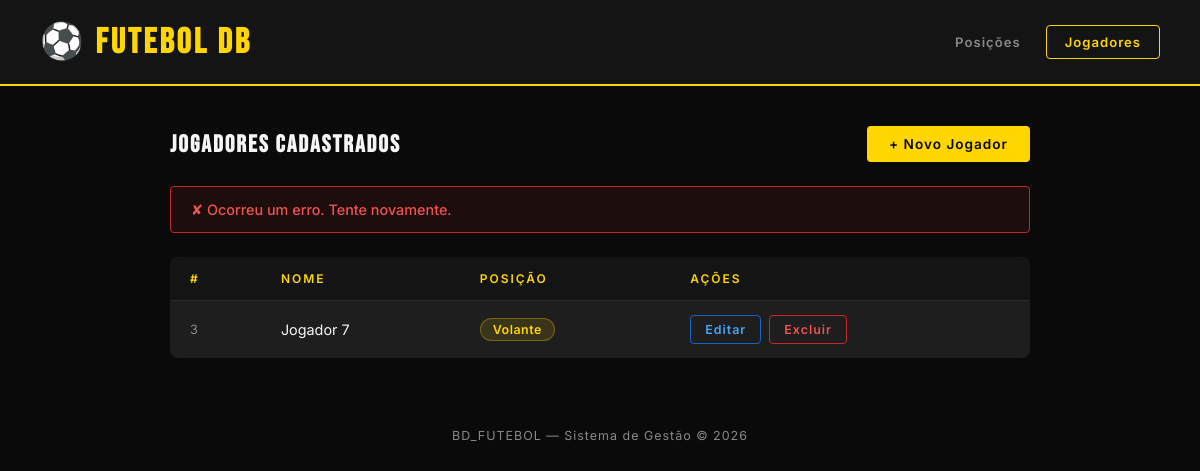
The page /jogadores.php?msg=erro on the database its author committed.
### tables this page shows
CREATE TABLE `jogador` (
  `id` int(11) NOT NULL,
  `nome` varchar(255) DEFAULT NULL,
  `posicao` int(11) DEFAULT NULL,
  `created_at` datetime DEFAULT current_timestamp()
);

CREATE TABLE `posicoes` (
  `id` int(11) NOT NULL,
  `posicao` varchar(50) DEFAULT NULL,
  `created_at` datetime DEFAULT current_timestamp()
);

### src/jogadores.php (the view, shortened to what this page needs)
<?php
require_once "conexao.php";
$stmt = $pdo->query("
    SELECT j.id, j.nome, p.posicao
    FROM jogador j
    INNER JOIN posicoes p ON j.posicao = p.id
    ORDER BY j.id ASC
");
$jogadores = $stmt->fetchAll();
$mensagem = $_GET['msg'] ?? '';
?>
<!DOCTYPE html>
<html lang="pt-BR">
<head>
</head>
<body>
<header>
    <h1>⚽ Futebol DB</h1>
    <nav>
        <a href="index.php" class="nav-link">Posições</a>
        <a href="jogadores.php" class="nav-link nav-ativo">Jogadores</a>
    </nav>
</header>
<div class="container">
    <div class="topo">
        <h2>Jogadores Cadastrados</h2>
        <a href="cadastrar_jogador.php" class="btn btn-amarelo">+ Novo Jogador</a>
    </div>
    <?php if ($mensagem === 'cadastrado'): ?>
        <div class="alerta alerta-sucesso">✔ Jogador cadastrado com sucesso!</div>
    <?php elseif ($mensagem === 'editado'): ?>
        <div class="alerta alerta-sucesso">✔ Jogador atualizado com sucesso!</div>
    <?php elseif ($mensagem === 'excluido'): ?>
        <div class="alerta alerta-sucesso">✔ Jogador excluído com sucesso!</div>
    <?php elseif ($mensagem === 'erro'): ?>
        <div class="alerta alerta-erro">✘ Ocorreu um erro. Tente novamente.</div>
    <?php endif; ?>
    <?php if (empty($jogadores)): ?>
        <div class="vazio">Nenhum jogador cadastrado ainda.</div>
    <?php else: ?>
    <table>
        <thead>
            <tr>
                <th>#</th>
                <th>Nome</th>
                <th>Posição</th>
                <th>Ações</th>
            </tr>
        </thead>
        <tbody>
            <?php foreach ($jogadores as $j): ?>
            <tr>
                <td class="td-id"><?= $j['id'] ?></td>
                <td><?= htmlspecialchars($j['nome']) ?></td>
                <td><span class="badge-posicao"><?= htmlspecialchars($j['posicao']) ?></span></td>
                <td class="td-acoes">
                    <a href="editar_jogador.php?id=<?= $j['id'] ?>" class="btn btn-editar">Editar</a>
                    <a href="excluir_jogador.php?id=<?= $j['id'] ?>" class="btn btn-perigo"
                       onclick="return confirm('Deseja excluir este jogador?')">Excluir</a>
                </td>
            </tr>
            <?php endforeach; ?>
        </tbody>
    </table>
    <?php endif; ?>
</div>
<footer>BD_FUTEBOL &mdash; Sistema de Gestão &copy; <?= date('Y') ?></footer>
</body>
</html>

### src/jogadores.php (style rules this page uses)
:root { --verde: #00c853; --amarelo: #ffd600; --preto: #0a0a0a; --cinza-escuro: #141414; --cinza-medio: #1e1e1e; --cinza-borda: #2a2a2a; --branco: #f5f5f5; --texto-suave: #888; }
* { margin: 0; padding: 0; box-sizing: border-box; }
body { background-color: var(--preto); color: var(--branco); font-family: 'Inter', sans-serif; min-height: 100vh; }
header { background: var(--cinza-escuro); border-bottom: 2px solid var(--amarelo); padding: 20px 40px; display: flex; align-items: center; justify-content: space-between; }
header h1 { font-family: 'Bebas Neue', cursive; font-size: 2.2rem; letter-spacing: 3px; color: var(--amarelo); }
nav { display: flex; gap: 6px; }
.nav-link { padding: 8px 18px; border-radius: 4px; font-size: 0.82rem; font-weight: 600; letter-spacing: 1px; text-decoration: none; color: var(--texto-suave); border: 1px solid transparent; transition: all 0.2s; }
.nav-ativo { color: var(--amarelo) !important; border-color: var(--amarelo) !important; }
.container { max-width: 900px; margin: 40px auto; padding: 0 20px; }
.topo { display: flex; justify-content: space-between; align-items: center; margin-bottom: 24px; }
.topo h2 { font-family: 'Bebas Neue', cursive; font-size: 1.5rem; letter-spacing: 2px; color: var(--branco); }
.btn { display: inline-block; padding: 10px 22px; border-radius: 4px; font-size: 0.85rem; font-weight: 600; text-decoration: none; letter-spacing: 1px; transition: all 0.2s; cursor: pointer; border: none; }
.btn-amarelo { background: var(--amarelo); color: var(--preto); }
.btn-perigo { background: transparent; border: 1px solid #c62828; color: #ef5350; padding: 6px 14px; font-size: 0.78rem; }
.btn-editar { background: transparent; border: 1px solid #1565c0; color: #42a5f5; padding: 6px 14px; font-size: 0.78rem; }
.alerta { padding: 14px 20px; border-radius: 4px; margin-bottom: 24px; font-size: 0.9rem; font-weight: 500; }
.alerta-erro { background: rgba(198,40,40,0.1); border: 1px solid #c62828; color: #ef5350; }
table { width: 100%; border-collapse: collapse; background: var(--cinza-medio); border-radius: 8px; overflow: hidden; }
thead { background: var(--cinza-escuro); }
thead th { padding: 14px 20px; text-align: left; font-size: 0.75rem; letter-spacing: 2px; text-transform: uppercase; color: var(--amarelo); font-weight: 600; }
tbody tr { border-top: 1px solid var(--cinza-borda); transition: background 0.15s; }
tbody td { padding: 14px 20px; font-size: 0.9rem; }
.td-id { color: var(--texto-suave); font-size: 0.8rem; }
.badge-posicao { display: inline-block; padding: 3px 12px; border-radius: 20px; font-size: 0.78rem; font-weight: 600; background: rgba(255, 214, 0, 0.12); border: 1px solid rgba(255, 214, 0, 0.3); color: var(--amarelo); letter-spacing: 0.5px; }
.td-acoes { display: flex; gap: 8px; }
footer { text-align: center; padding: 30px; color: var(--texto-suave); font-size: 0.78rem; letter-spacing: 1px; }

### rows shown on the page
jogador: id "3", nome "Jogador 7", posicao.posicao "Volante"
